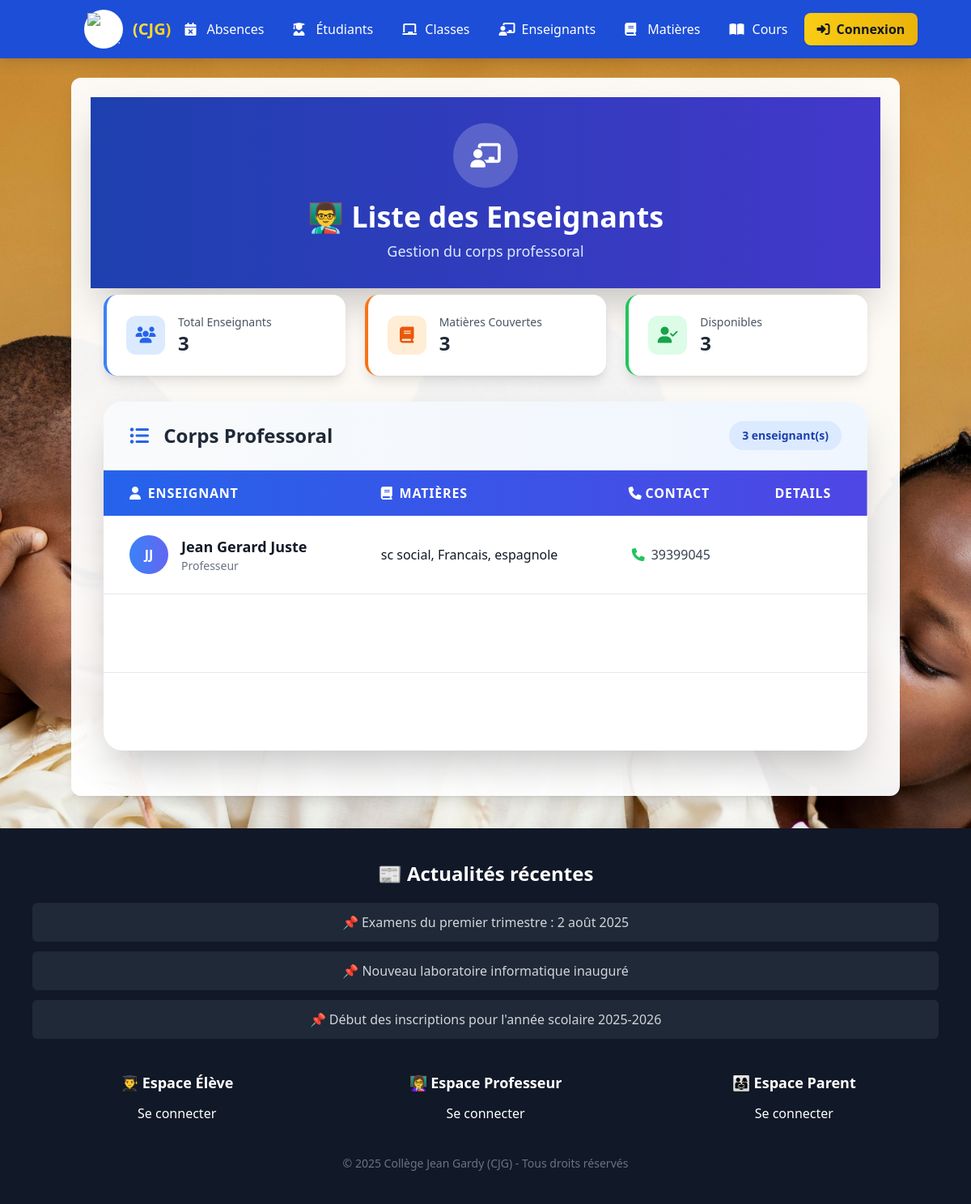
Page /enseignants/ on the committed database.
### enseignants/models.py (models this page shows, shortened)
class Enseignant(models.Model):
    nom = models.CharField(max_length=100)
    prenom = models.CharField(max_length=100)
    contact = models.CharField(max_length=100)
    matieres = models.ManyToManyField("matieres.Matiere", related_name="enseignants", blank=True)
    def get_matieres(self):
        return ", ".join([m.nom for m in self.matieres.all()])

### matieres/models.py (models this page shows, shortened)
class Matiere(models.Model):
    nom = models.CharField(max_length=100)

### enseignants/views.py (the view)
# urls.py: path('', views.enseignant_list, name='enseignant_list'),
def enseignant_list(request):
    enseignants = Enseignant.objects.all()
    return render(request, 'enseignants/enseignant_list.html', {'enseignants': enseignants})

### enseignants/templates/enseignants/enseignant_list.html (shortened to what this page needs)
{% extends 'home.html' %}
{% block content %}
<!DOCTYPE html>
<html lang="fr">
<head>
    <script src="https://cdn.tailwindcss.com"></script>
    <link rel="stylesheet" href="https://cdnjs.cloudflare.com/ajax/libs/font-awesome/6.4.0/css/all.min.css">
</head>
<body class="bg-gradient-to-br from-blue-50 to-indigo-100 min-h-screen">
    <header class="bg-gradient-to-r from-blue-800 to-indigo-700 text-white shadow-2xl">
        <div class="container mx-auto px-4 py-8">
            <div class="text-center animate-fade-in">
                <div class="w-20 h-20 bg-white bg-opacity-20 rounded-full flex items-center justify-center mx-auto mb-4">
                    <i class="fas fa-chalkboard-teacher text-3xl"></i>
                </div>
                <h1 class="text-4xl font-bold mb-2">👨‍🏫 Liste des Enseignants</h1>
                <p class="text-blue-100 text-lg">Gestion du corps professoral</p>
            </div>
        </div>
    </header>
    <main class="container mx-auto px-4 py-8 -mt-6">
        <div class="grid grid-cols-1 md:grid-cols-3 gap-6 mb-8 animate-slide-up">
            <div class="bg-white rounded-2xl shadow-lg p-6 border-l-4 border-blue-500 hover-lift">
                <div class="flex items-center">
                    <div class="w-12 h-12 bg-blue-100 rounded-xl flex items-center justify-center mr-4">
                        <i class="fas fa-users text-blue-600 text-xl"></i>
                    </div>
                    <div>
                        <p class="text-sm text-gray-600">Total Enseignants</p>
                        <p class="text-2xl font-bold text-gray-800">{{ enseignants|length }}</p>
                    </div>
                </div>
            </div>
            <div class="bg-white rounded-2xl shadow-lg p-6 border-l-4 border-orange-500 hover-lift">
                <div class="flex items-center">
                    <div class="w-12 h-12 bg-orange-100 rounded-xl flex items-center justify-center mr-4">
                        <i class="fas fa-book text-orange-600 text-xl"></i>
                    </div>
                    <div>
                        <p class="text-sm text-gray-600">Matières Couvertes</p>
                        <p class="text-2xl font-bold text-gray-800">{{ enseignants|length }}</p>
                    </div>
                </div>
            </div>
            <div class="bg-white rounded-2xl shadow-lg p-6 border-l-4 border-green-500 hover-lift">
                <div class="flex items-center">
                    <div class="w-12 h-12 bg-green-100 rounded-xl flex items-center justify-center mr-4">
                        <i class="fas fa-user-check text-green-600 text-xl"></i>
                    </div>
                    <div>
                        <p class="text-sm text-gray-600">Disponibles</p>
                        <p class="text-2xl font-bold text-gray-800">{{ enseignants|length }}</p>
                    </div>
                </div>
            </div>
        </div>
        <div class="hidden lg:block bg-white rounded-3xl shadow-2xl overflow-hidden animate-fade-in">
            <div class="px-8 py-6 bg-gradient-to-r from-gray-50 to-blue-50 border-b">
                <div class="flex justify-between items-center">
                    <h2 class="text-2xl font-bold text-gray-800">
                        <i class="fas fa-list-ul mr-3 text-blue-600"></i>
                        Corps Professoral
                    </h2>
                    <span class="bg-blue-100 text-blue-800 px-4 py-2 rounded-full text-sm font-semibold">
                        {{ enseignants|length }} enseignant(s)
                    </span>
                </div>
            </div>
            <table class="w-full">
                <thead class="bg-gradient-to-r from-blue-600 to-indigo-600 text-white">
                    <tr>
                        <th class="px-8 py-4 text-left font-semibold uppercase tracking-wider">
                            <i class="fas fa-user mr-2"></i>Enseignant
                        </th>
                        <th class="px-8 py-4 text-left font-semibold uppercase tracking-wider">
                            <i class="fas fa-book mr-2"></i>Matières
                        </th>
                        <th class="px-7 py-4 text-left font-semibold uppercase tracking-wider">
                            <i class="fas fa-phone mr-1"></i>Contact
                        </th>
                        <th class="px-8 py-4 text-left font-semibold uppercase tracking-wider">
                            Details
                        </th>
                    </tr>
                </thead>
                <tbody class="divide-y divide-gray-200">
                    {% for enseignant in enseignants %}
                    <tr class="fade-in-scroll hover:bg-blue-50 transition-all duration-300 group">
                        <td class="px-8 py-6">
                            <div class="flex items-center">
                                <div class="w-12 h-12 bg-gradient-to-r from-blue-500 to-indigo-500 rounded-full flex items-center justify-center mr-4 text-white font-semibold">
                                    {{ enseignant.prenom|first }}{{ enseignant.nom|first }}
                                </div>
                                <div>
                                    <p class="font-semibold text-gray-900 text-lg">{{ enseignant.prenom }} {{ enseignant.nom }}</p>
                                    <p class="text-sm text-gray-500">Professeur</p>
                                </div>
                            </div>
                        </td>
                        <td class="px-8 py-6">
                            {% if enseignant.get_matieres %}
                                {{ enseignant.get_matieres }}
                            {% else %}
                                <span class="text-gray-400 italic">Aucune matière</span>
                            {% endif %}
                        </td>
                        <td class="px-8 py-6">
                            <div class="flex items-center text-gray-700">
                                <i class="fas fa-phone text-green-500 mr-2"></i>
                                {{ enseignant.contact }}
                            </div>
                        </td>
                    </tr>
                    {% endfor %}
                </tbody>
            </table>
        </div>
    </main>
</body>
</html>
{% endblock %}

### authentification/templates/base.html (style rules this page uses)
body { background-position: center; background-repeat: no-repeat; background-attachment: fixed; background-size: cover; transition: background-image 1s ease-in-out; }

### enseignants/templates/enseignants/enseignant_list.html (style rules this page uses)
.animate-fade-in { animation: fadeIn 0.6s ease-in-out; }
.animate-slide-up { animation: slideUp 0.5s ease-out; }
.hover-lift { transition: all 0.3s ease; }
.fade-in-scroll { opacity: 0; transform: translateY(30px); transition: all 0.6s ease; }
.fade-in-scroll.visible { opacity: 1; transform: translateY(0); }

### rows in the picture
Enseignant: prenom|first "J", nom|first "J", prenom "Jean Gerard", nom "Juste", get_matieres "sc social, Francais, espagnole", contact "39399045"

### other values in the picture
{{ enseignants|length }} "3"
